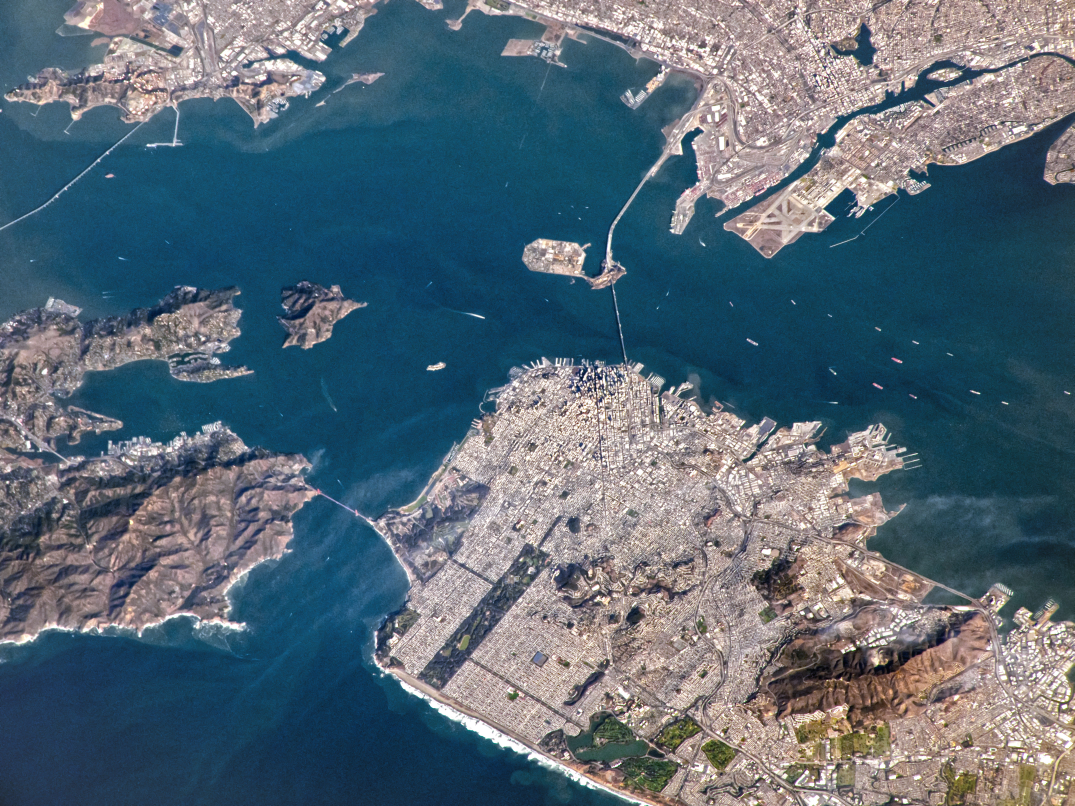
#> input picture images/san_francisco_bay.jpg, 4299 x 3224 px (shown at 1/4 size)
$ jupyter execute 2_Feature_Extraction__solution.ipynb   (shell and % lines are left out)   (older library calls are emulated)
#> lines starting #> are read from the running program, lines starting #| are printed output that depends on the picture; after the words box and inside, x2 and y2 are one past the last pixel; in counts of white or black regions, pixels touching at a corner belong together
# Exercise: Feature Extraction in OpenCV

In this exercise, we extract important image features like gradients, edges and corners in OpenCV. This is fundamental for image interpretation and object recognition. Your tasks are the following:

- Calculate image gradients and plot the result
- Detect edges using Canny edge detector
- Detect corners using Harris corner detector

[cell 1]
# imports
import cv2
import numpy as np
import matplotlib.pyplot as plt

## 1. Data Acquision

[cell 2]
# load image
input_img = cv2.imread ('../../images/san_francisco_bay.jpg')
#> input_img is the input picture: shape (3224, 4299, 3); mean B, G, R 118.2, 105.4, 88.1

# convert image to RGB and grayscale (matplotlib uses RGB, OpenCV uses BGR)
img_RGB = cv2.cvtColor(input_img, cv2.COLOR_BGR2RGB)
img_gray = cv2.cvtColor(input_img, cv2.COLOR_BGR2GRAY)
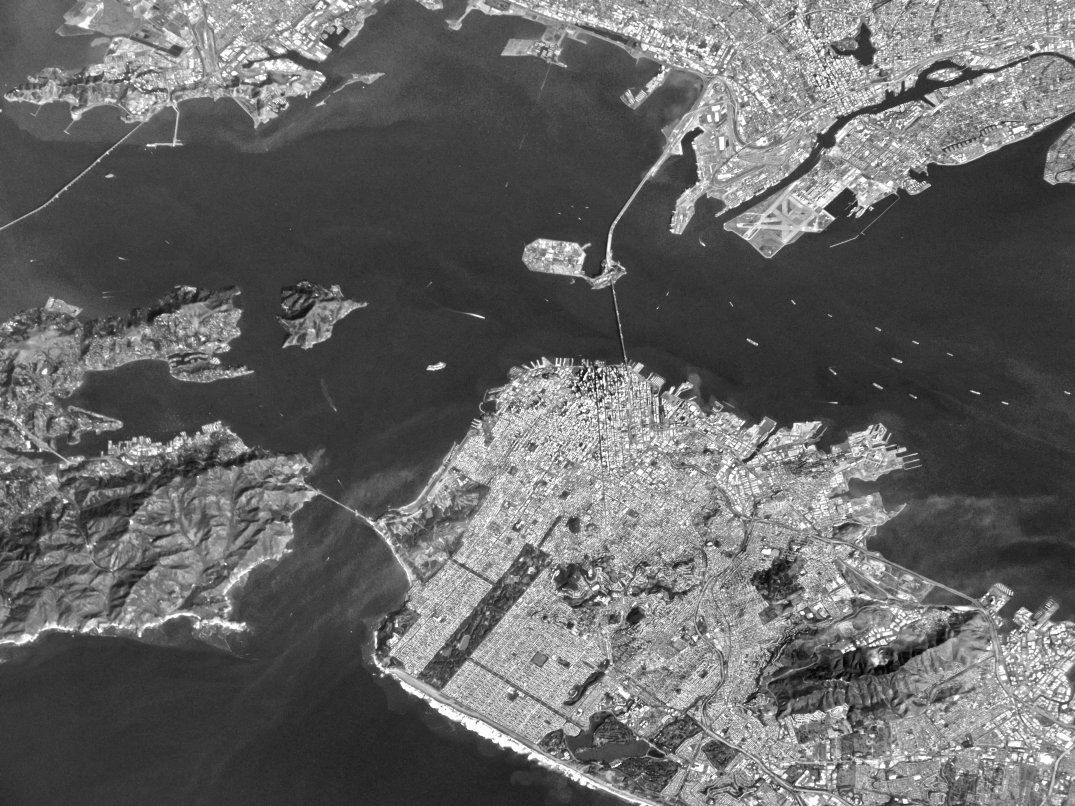
#> img_gray: shape (3224, 4299) (shown at 1/4 size); min 1, max 255, mean 101.7

[cell 3]
# display image
plt.imshow(img_RGB)
plt.title(' San Francisco Bay')
plt.show()

## 2. Image Manipulation and Preprocessing

[cell 4]
# we can make a cutout to work with a smaller part of the image (slicing)
cutout_RGB = img_RGB[0:600, 0:1600]
# cutout_RGB = img_RGB[0:img_RGB.shape[0], 0:img_RGB.shape[1]]
cutout_gray = cv2.cvtColor(cutout_RGB, cv2.COLOR_RGB2GRAY)
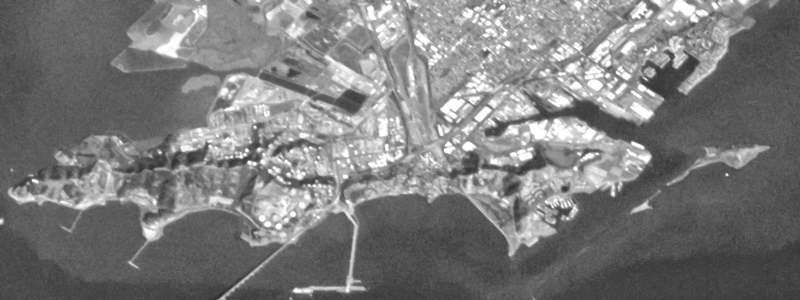
#> cutout_gray: shape (600, 1600) (shown at 1/2 size); min 45, max 255, mean 123.3
plt.imshow(cutout_gray, cmap='gray')
plt.show()

## 3. Feature Extraction

**TODO**: Calculate the gradient in `x` and in `y` of the cutout, respectively, using the Sobel operator, and plot the gradient images. Calculate the magnitude of the gradient and plot it as well. Finally, threshold the gradient and plot a binary image of the gradients (white if a pixel's gradient is above the threshold, black otherwise)

[cell 5]
# calculate the gradient of the image using the Sobel operator
sobelx = cv2.Sobel(cutout_gray,cv2.CV_64F,1,0,ksize=9)
sobely = cv2.Sobel(cutout_gray,cv2.CV_64F,0,1,ksize=9)
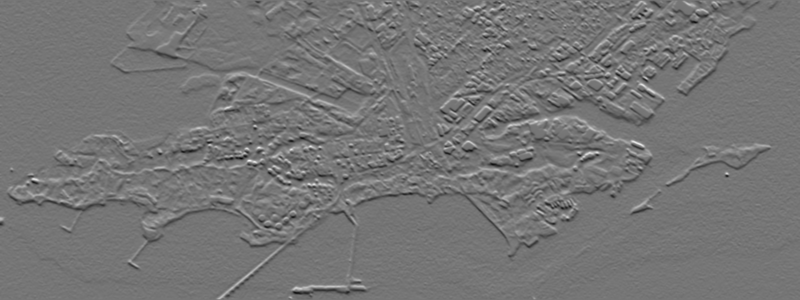
#> sobely: shape (600, 1600) float64 (shown at 1/2 size); min -1261286, max 1463789, mean -4225.7; drawn with min black and max white

# calculate the magnitude of the gradient (edge strength)
magnitude = cv2.magnitude(sobelx, sobely)
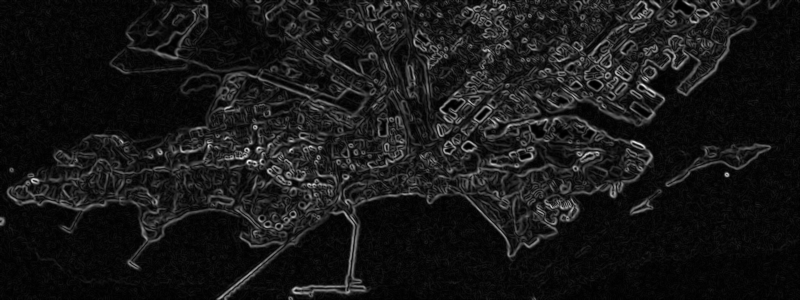
#> magnitude: shape (600, 1600) float64 (shown at 1/2 size); min 0, max 1467643.9, mean 138187.8; drawn with min black and max white

# normalize the magnitude to be in the range [0,255]
normalizedMagnitude = np.zeros(np.shape(magnitude))
normalizedMagnitude = cv2.normalize(magnitude,  normalizedMagnitude, 0, 255, cv2.NORM_MINMAX)

# threshold the magnitude to get a binary image
ret,thresh = cv2.threshold(normalizedMagnitude,20,255,cv2.THRESH_BINARY)
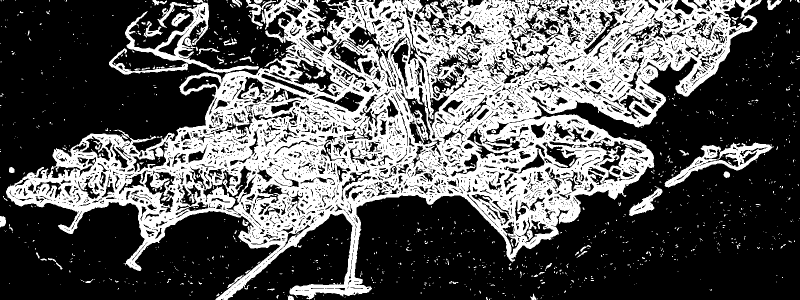
#> thresh: shape (600, 1600) float64 (shown at 1/2 size); 35.6% white; 1278 white regions (1171 under 20 px), largest, box (x1, y1, x2, y2) and area: (12, 0, 1523, 600) 315687, (250, 0, 518, 145) 5943, (1329, 285, 1548, 375) 4906

# plot results
fig, axs = plt.subplots(2,2, figsize=(15, 8))
axs[0,0].imshow(sobelx,cmap = 'gray')
axs[0,0].set_title('derivatives in x')
axs[0,1].imshow(sobely,cmap = 'gray')
axs[0,1].set_title('derivatives in y')
axs[1,0].imshow(normalizedMagnitude,cmap = 'gray')
axs[1,0].set_title('gradient magnitude')
axs[1,1].imshow(thresh,cmap = 'gray')
axs[1,1].set_title('thresholded gradient magnitude')
plt.show()

**TODO**: Blur the image to remove noise. Then apply the Canny edge detector to extract edges in the blurred image. Plot the detected edges in the original image. Can you adapt the Canny detector parameters to improve your result?

**HINT:** Check out OpenCV's GaussianBlur() and Canny() functions!

[cell 6]
# Parameters for Canny edge detection
threshold1 = 10
threshold2 = 50  # Canny recommends threshold 2 is 3 times threshold 1 - you could try experimenting with this...
blur_radius = 3  # Gaussian blur

# Blur the image to remove noise
blurred_image = cutout_RGB.copy()
blurred_image = cv2.GaussianBlur(blurred_image, (2 * blur_radius + 1, 2 * blur_radius + 1), -1)
# Note: -1 used for sigma = Gaussian standard deviation
# if it is non-positive, it is computed from ksize as sigma = 0.3*((ksize-1)*0.5 - 1) + 0.8

# Convert to grayscale
gray_image = cv2.cvtColor(blurred_image, cv2.COLOR_RGB2GRAY)

# Apply Canny edge detection
edges = cv2.Canny(gray_image, threshold1, threshold2)
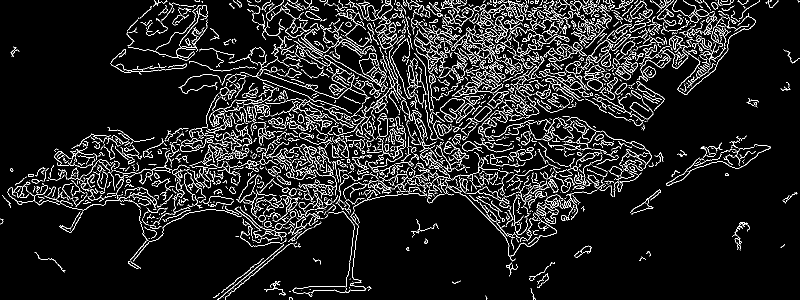
#> edges: shape (600, 1600) (shown at 1/2 size); 8.2% white in thin lines or dots

# Highlight edges in the original image
blurred_image[edges != 0] = (0, 255, 0)  # This takes pixels in blurred_image where edges are non-zero and colors them bright green
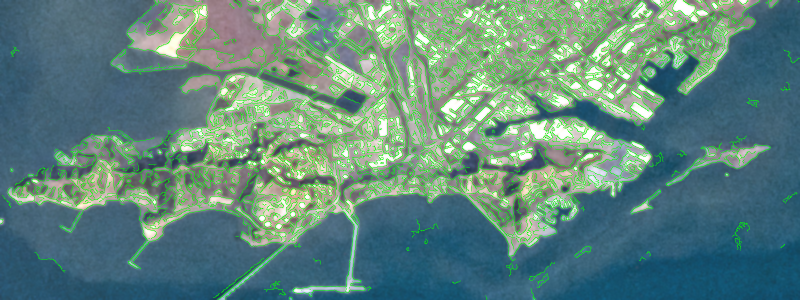
#> blurred_image: shape (600, 1600, 3) (shown at 1/2 size); mean R, G, B 97.6, 134, 125.9

# Plot result
fig, (ax1, ax2) = plt.subplots(1, 2, figsize=(15, 10))
ax1.imshow(edges, cmap='gray')
ax2.imshow(blurred_image)
plt.show()

[cell 7]
# new cutout for corner detection (copy to avoid changing the original image)
cutout_RGB_2 = img_RGB[1200:2000, 1500:3500].copy()
cutout_gray_2 = cv2.cvtColor(cutout_RGB_2, cv2.COLOR_RGB2GRAY)
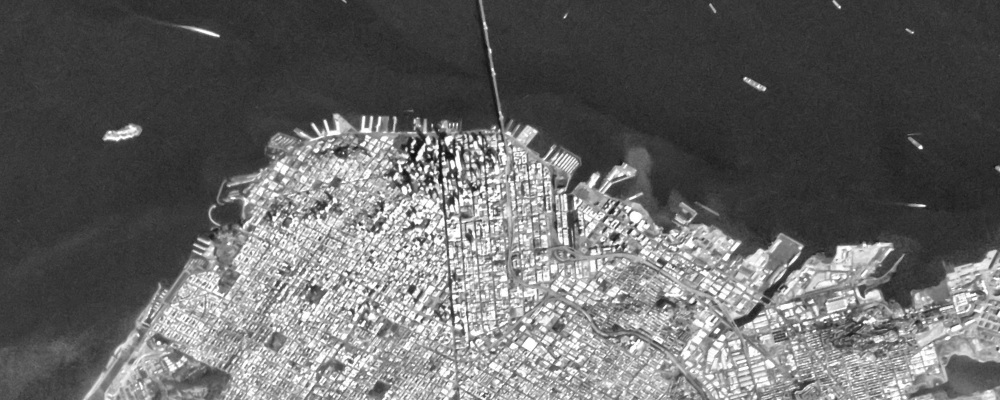
#> cutout_gray_2: shape (800, 2000) (shown at 1/2 size); min 10, max 255, mean 103

**TODO**: Apply the Harris detector to extract object corners in the new cutout defined above. Plot the detected corners in red into `cutout_RGB_2`. Can you adapt the Harris parameters to improve your result?

**HINT:** You can use OpenCV's cornerHarris() function!

[cell 8]
# parameters for corner detection
blocksize=9 # neighbourhood size for corner detection
kernel_size=5 # sobel kernel size (small odd number)

# run the harris corner detector
corners = cv2.cornerHarris(cutout_gray_2,blocksize,kernel_size,0.01) # parameters are blocksize, Sobel parameter and Harris threshold
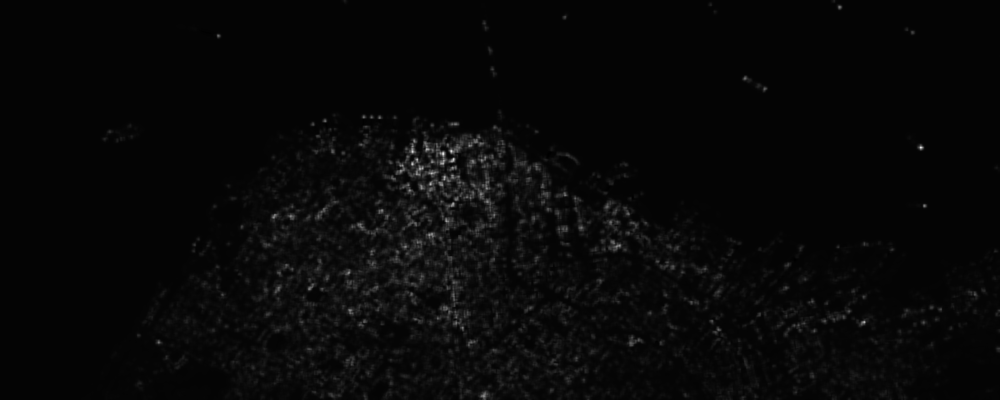
#> corners: shape (800, 2000) float32 (shown at 1/2 size); min -0.0131, max 0.666, mean 0.0105; drawn with min black and max white

# plot resulting corners (only the most prominent ones)
cutout_RGB_2[corners>0.02*corners.max()]=[255, 0, 0]
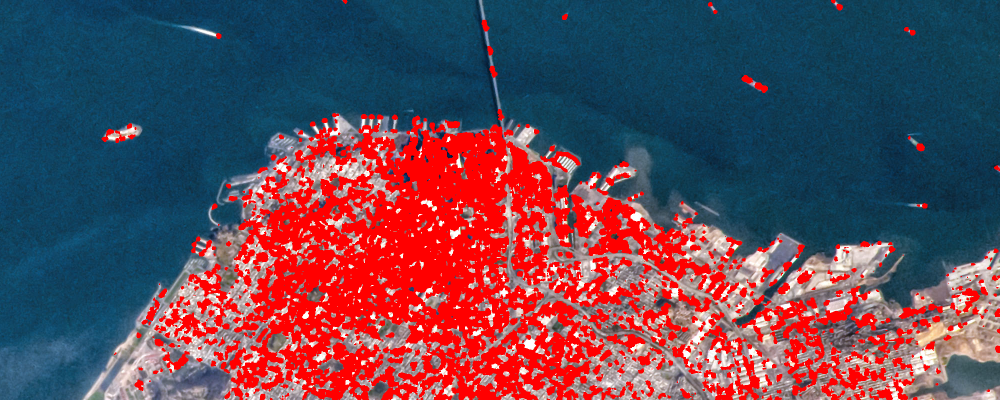
#> cutout_RGB_2: shape (800, 2000, 3) (shown at 1/2 size); mean R, G, B 100.7, 72.7, 87.9
plt.imshow(cutout_RGB_2)
plt.show()
